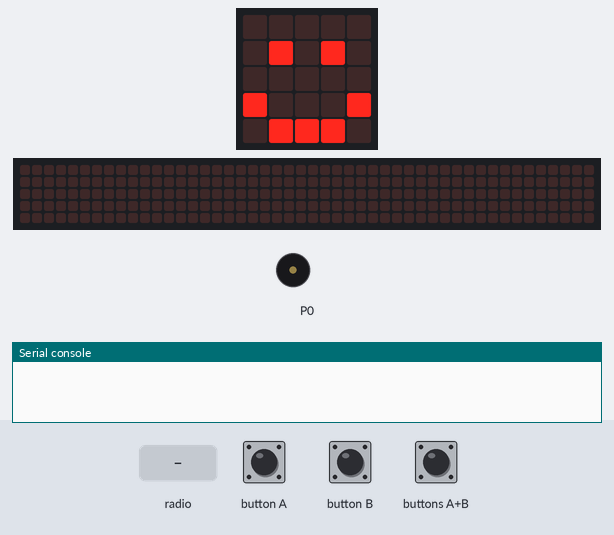
The program below on a simulated BBC micro:bit (MakeCode). Shown: the board's 5×5 LED display, a strip that is not on the board, showing the scrolling text unrolled, buzzer (waves = sounding), the last lines printed to the serial console. The test bench sets the inputs (shaded band). A reset restarts the program; no radio messages arrive unless stated (any console line starting 'radio sent:' is added by the test bench); the 48×5 strip is a reading aid, not a part: it shows the text the display is scrolling, unrolled, one strip-width of it at a time.

Above: at 0.1 s.
1.9 s: buttons A+B pressed for 0.15 s
2.6 s: radio message "0" arrives
At 3.14 s:
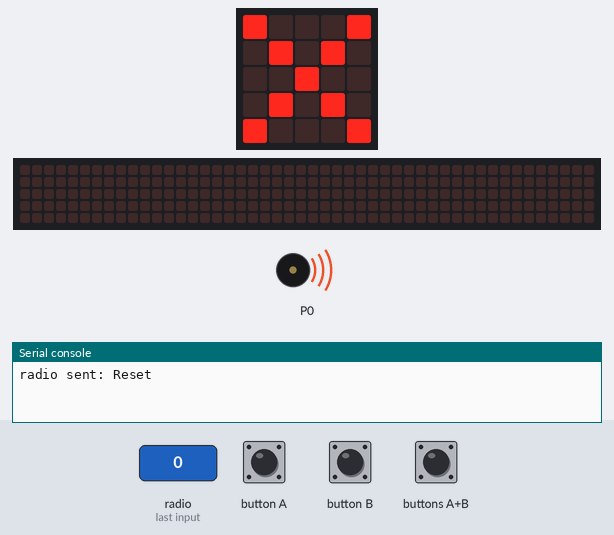
5.0 s: buttons A+B pressed for 1 s
At 6.5 s:
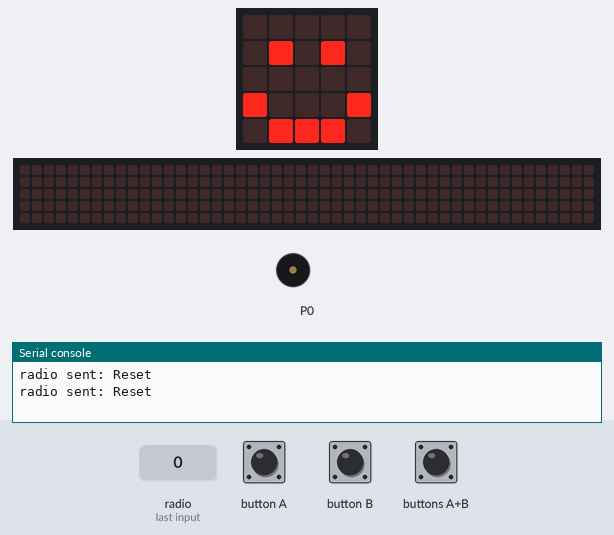
6.6 s: radio message "Game Over" arrives
At 7.58 s:
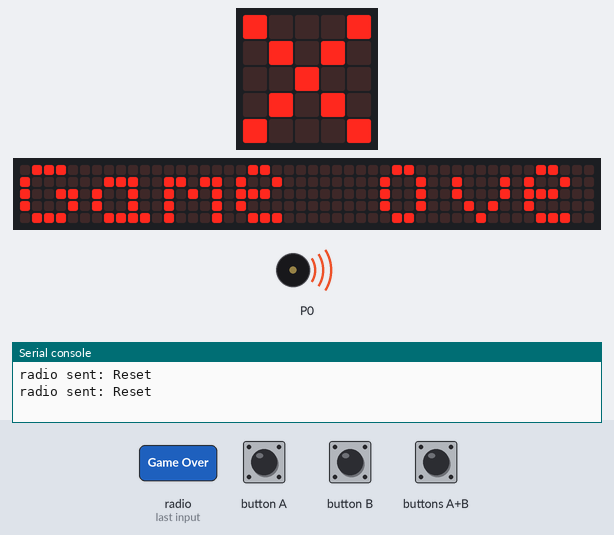
8.7 s: buttons A+B pressed for 0.15 s
At 9.94 s:
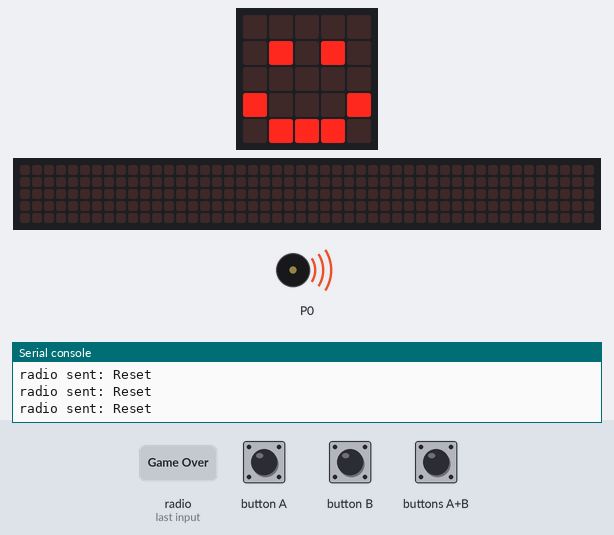
12.4 s: radio message "0" arrives
At 12.8 s:
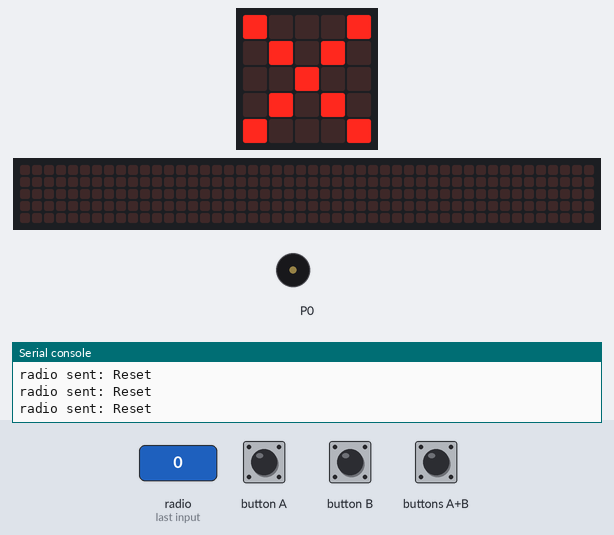
Timing chart, 0 to 23.8 s (numbered marks = the images above; inputs shaded):
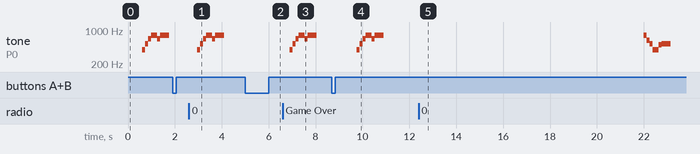

Measured:
- after the input at 2.6 s, the display: changes after 0.35 s (image 1)
- after the input at 5.0 s, the display: first differs from a run without the input after 1.0 s (image 2 shows a later state)
- after the input at 6.6 s, the display: first changes after 0.30 s (image 3 shows a later state)
- after the input at 8.7 s, tone on P0: plays 392 Hz for 0.13 s, 523 Hz for 0.13 s, 659 Hz for 0.13 s, 784 Hz for 0.26 s, 659 Hz for 0.13 s, 784 Hz for 0.38 s, starting after 1.1 s; the display: first differs from a run without the input after 0.15 s (image 4 shows a later state)
- after the input at 12.4 s, tone on P0: plays 784 Hz for 0.13 s, 622 Hz for 0.13 s, 523 Hz for 0.13 s, 392 Hz for 0.26 s, 494 Hz for 0.13 s, 523 Hz for 0.38 s, starting after 9.6 s; the display: changes at once (image 5)
- by itself, tone on P0: plays 392 Hz for 0.13 s, 523 Hz for 0.13 s, 659 Hz for 0.13 s, 784 Hz for 0.26 s, 659 Hz for 0.13 s, 784 Hz for 0.38 s
- what the display in image 1 shows lasts 0.6 s, from 3.0 s to 3.6 s

The program:

main.ts
```typescript
radio.onReceivedNumber(function (receivedNumber) {
    if (receivedNumber > 0) {
        basic.showIcon(IconNames.Sad)
        basic.showNumber(receivedNumber)
        music.startMelody(music.builtInMelody(Melodies.Wawawawaa), MelodyOptions.Once)
        basic.pause(1000)
        basic.showIcon(IconNames.Happy)
    } else {
        basic.showIcon(IconNames.No)
        basic.showString("Game Over")
        music.startMelody(music.builtInMelody(Melodies.PowerDown), MelodyOptions.Once)
    }
})
input.onButtonPressed(Button.AB, function () {
    radio.sendString("Reset")
    control.reset()
})
radio.onReceivedString(function (receivedString) {
    if (receivedString == "Game Over") {
        basic.showIcon(IconNames.No)
        basic.showString("Game Over")
        music.startMelody(music.builtInMelody(Melodies.PowerDown), MelodyOptions.Once)
    }
})
radio.setGroup(183)
basic.showIcon(IconNames.Happy)
music.startMelody(music.builtInMelody(Melodies.PowerUp), MelodyOptions.Once)
```

test.ts
```typescript
// tests gaan hier; deze zal niet worden gecompileerd wanneer dit pakket wordt gebruikt als extensie.
```
